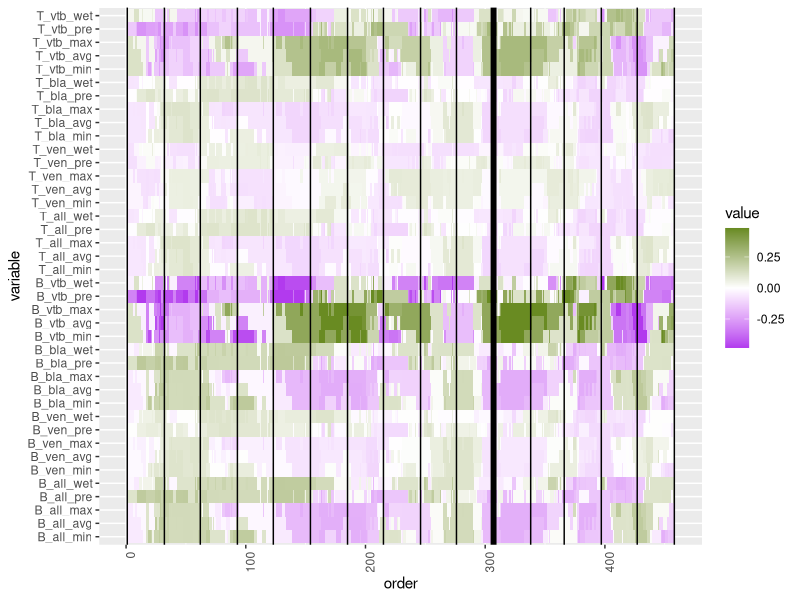
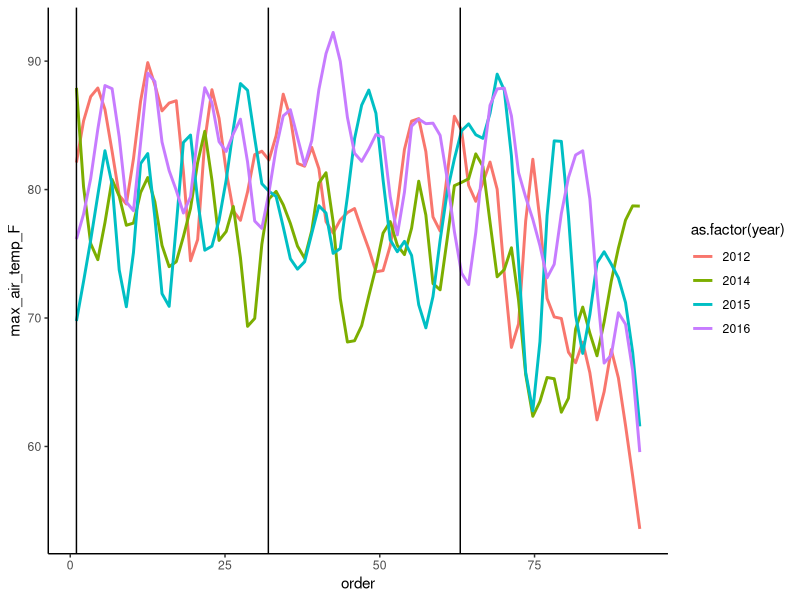
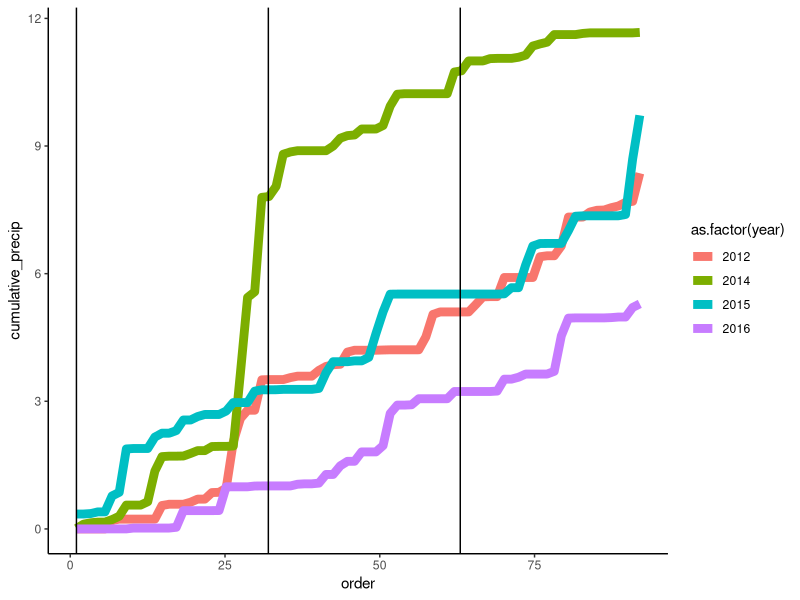
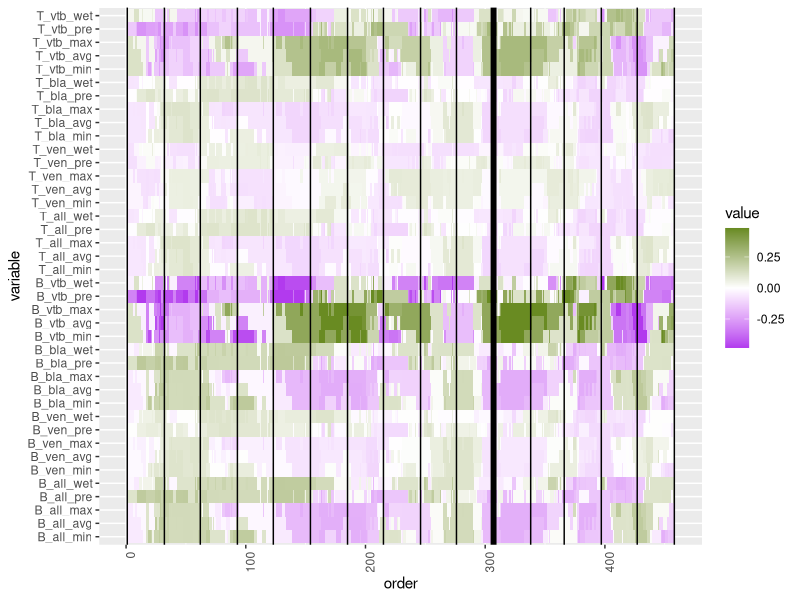
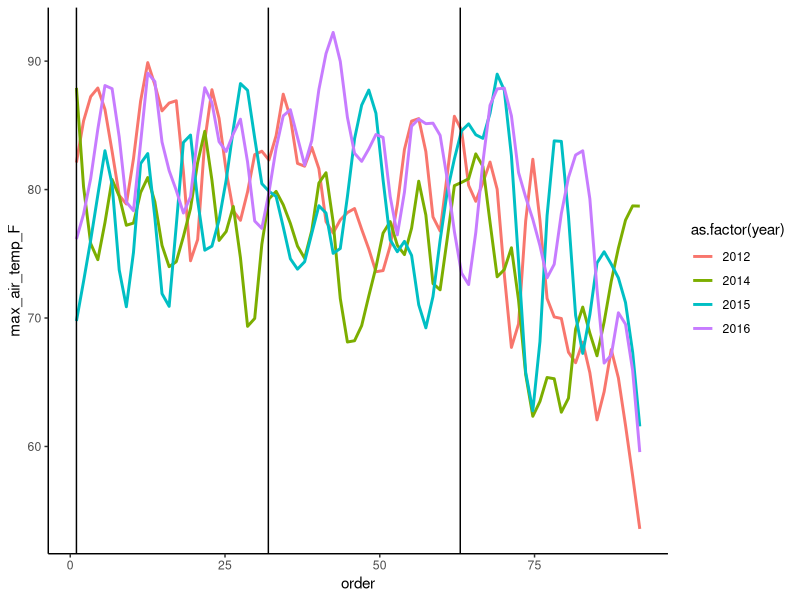
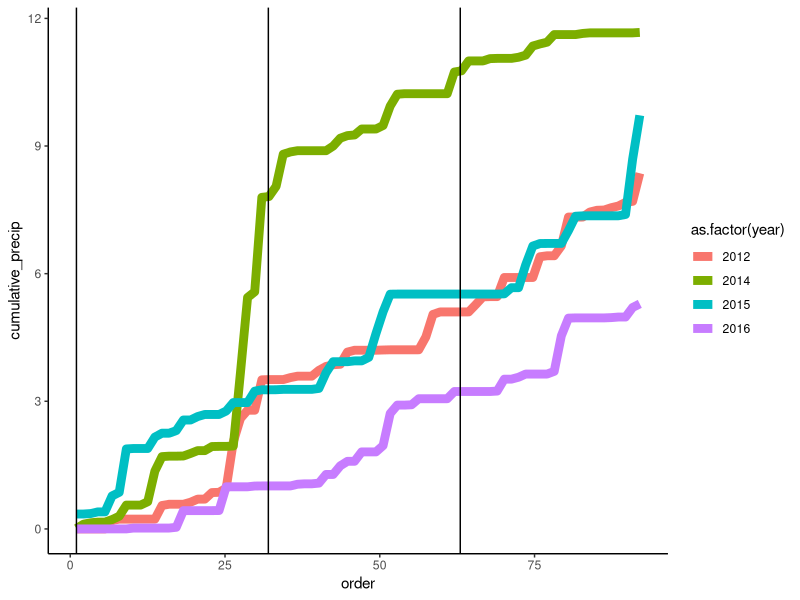

The R script that drew these images, in order:
# Figure 3

# Read in monthly average correlation data, summarize, list names

data <- read.delim("./monthly_rho_values.txt", header=TRUE)

summary (data)

names(data)

# Reformat data using melt

library(reshape2)

mdata <- melt(data=data, id.vars="order")

#Plot rolloying monthly rho values

library(ggplot2)

p <- ggplot(mdata, aes(order, variable, fill=value))
p + geom_tile() + scale_fill_gradient2(low="darkorchid2", high="olivedrab4") + theme(axis.text.x = element_text(angle = 90, hjust = 1))+ geom_vline(xintercept=c(1,32,62,93,123,154,185,215,246,276,338,366,397,427,458)) + geom_vline(xintercept=307, size=2)

ggsave("rho_values.jpg")

# Read in summer weather data, summarize, list names

data <- read.delim("./summer_weather.txt", header=TRUE)

summary(data)

names(data)

# Plot max. air temp. by year

library(ggplot2)

p <- ggplot(data, aes(order, max_air_temp_F, colour=as.factor(year),group=as.factor(year)))
p + geom_smooth(span=0.1, se=FALSE, alpha=0.75) + theme_bw() + geom_vline(xintercept=c(1,32,63))+ theme(panel.border = element_blank(), panel.grid.major = element_blank(),
panel.grid.minor = element_blank(), axis.line = element_line(colour = "black"))

ggsave("temperature.jpg")

# Plot precipitation by year

p <- ggplot(data, aes(order, cumulative_precip, colour=as.factor(year),group=as.factor(year)))
p + stat_smooth(span=0.03, se=FALSE, size=3, alpha=0.75) + theme_bw() + geom_vline(xintercept=c(1,32,63))+ theme(panel.border = element_blank(), panel.grid.major = element_blank(),
panel.grid.minor = element_blank(), axis.line = element_line(colour = "black"))

ggsave("precipitation.jpg")